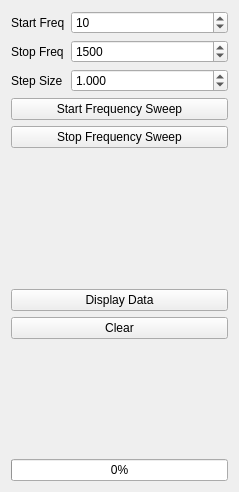
<?xml version="1.0" encoding="UTF-8"?>
<ui version="4.0">
 <class>Form</class>
 <widget class="QWidget" name="Form">
  <property name="geometry">
   <rect>
    <x>0</x>
    <y>0</y>
    <width>239</width>
    <height>492</height>
   </rect>
  </property>
  <property name="sizePolicy">
   <sizepolicy hsizetype="Preferred" vsizetype="Preferred">
    <horstretch>0</horstretch>
    <verstretch>0</verstretch>
   </sizepolicy>
  </property>
  <property name="windowTitle">
   <string>Form</string>
  </property>
  <layout class="QGridLayout" name="gridLayout">
   <item row="0" column="0">
    <layout class="QFormLayout" name="formLayout">
     <property name="fieldGrowthPolicy">
      <enum>QFormLayout::AllNonFixedFieldsGrow</enum>
     </property>
     <item row="3" column="0" colspan="2">
      <widget class="QPushButton" name="pushButton">
       <property name="text">
        <string>Start Frequency Sweep</string>
       </property>
      </widget>
     </item>
     <item row="4" column="0" colspan="2">
      <widget class="QPushButton" name="pushButton_6">
       <property name="text">
        <string>Stop Frequency Sweep</string>
       </property>
      </widget>
     </item>
     <item row="6" column="0" colspan="2">
      <spacer name="verticalSpacer">
       <property name="orientation">
        <enum>Qt::Vertical</enum>
       </property>
       <property name="sizeHint" stdset="0">
        <size>
         <width>20</width>
         <height>40</height>
        </size>
       </property>
      </spacer>
     </item>
     <item row="7" column="0" colspan="2">
      <widget class="QPushButton" name="pushButton_2">
       <property name="text">
        <string>Display Data</string>
       </property>
      </widget>
     </item>
     <item row="8" column="0" colspan="2">
      <widget class="QPushButton" name="pushButton_3">
       <property name="text">
        <string>Clear</string>
       </property>
      </widget>
     </item>
     <item row="9" column="0" colspan="2">
      <spacer name="verticalSpacer_2">
       <property name="orientation">
        <enum>Qt::Vertical</enum>
       </property>
       <property name="sizeHint" stdset="0">
        <size>
         <width>20</width>
         <height>40</height>
        </size>
       </property>
      </spacer>
     </item>
     <item row="10" column="0" colspan="2">
      <widget class="QProgressBar" name="progress">
       <property name="value">
        <number>0</number>
       </property>
      </widget>
     </item>
     <item row="0" column="1">
      <widget class="QSpinBox" name="startFreq">
       <property name="minimum">
        <number>1</number>
       </property>
       <property name="maximum">
        <number>100000</number>
       </property>
       <property name="value">
        <number>10</number>
       </property>
      </widget>
     </item>
     <item row="1" column="1">
      <widget class="QSpinBox" name="stopFreq">
       <property name="minimum">
        <number>10</number>
       </property>
       <property name="maximum">
        <number>100000</number>
       </property>
       <property name="value">
        <number>1500</number>
       </property>
      </widget>
     </item>
     <item row="0" column="0">
      <widget class="QLabel" name="label">
       <property name="text">
        <string>Start Freq</string>
       </property>
      </widget>
     </item>
     <item row="1" column="0">
      <widget class="QLabel" name="label_2">
       <property name="text">
        <string>Stop Freq</string>
       </property>
      </widget>
     </item>
     <item row="2" column="0">
      <widget class="QLabel" name="label_3">
       <property name="text">
        <string>Step Size</string>
       </property>
      </widget>
     </item>
     <item row="5" column="0" colspan="2">
      <widget class="QLabel" name="msg">
       <property name="text">
        <string/>
       </property>
      </widget>
     </item>
     <item row="2" column="1">
      <widget class="QDoubleSpinBox" name="stepFreq">
       <property name="decimals">
        <number>3</number>
       </property>
       <property name="value">
        <double>1.000000000000000</double>
       </property>
      </widget>
     </item>
    </layout>
   </item>
  </layout>
 </widget>
 <resources/>
 <connections>
  <connection>
   <sender>pushButton</sender>
   <signal>clicked()</signal>
   <receiver>Form</receiver>
   <slot>startSweep()</slot>
   <hints>
    <hint type="sourcelabel">
     <x>124</x>
     <y>135</y>
    </hint>
    <hint type="destinationlabel">
     <x>94</x>
     <y>117</y>
    </hint>
   </hints>
  </connection>
  <connection>
   <sender>pushButton_2</sender>
   <signal>clicked()</signal>
   <receiver>Form</receiver>
   <slot>showData()</slot>
   <hints>
    <hint type="sourcelabel">
     <x>201</x>
     <y>270</y>
    </hint>
    <hint type="destinationlabel">
     <x>238</x>
     <y>157</y>
    </hint>
   </hints>
  </connection>
  <connection>
   <sender>pushButton_3</sender>
   <signal>clicked()</signal>
   <receiver>Form</receiver>
   <slot>clearData()</slot>
   <hints>
    <hint type="sourcelabel">
     <x>118</x>
     <y>303</y>
    </hint>
    <hint type="destinationlabel">
     <x>238</x>
     <y>211</y>
    </hint>
   </hints>
  </connection>
  <connection>
   <sender>pushButton_6</sender>
   <signal>clicked()</signal>
   <receiver>Form</receiver>
   <slot>stopSweep()</slot>
   <hints>
    <hint type="sourcelabel">
     <x>155</x>
     <y>157</y>
    </hint>
    <hint type="destinationlabel">
     <x>238</x>
     <y>117</y>
    </hint>
   </hints>
  </connection>
  <connection>
   <sender>startFreq</sender>
   <signal>valueChanged(int)</signal>
   <receiver>Form</receiver>
   <slot>setStartFreq(int)</slot>
   <hints>
    <hint type="sourcelabel">
     <x>208</x>
     <y>29</y>
    </hint>
    <hint type="destinationlabel">
     <x>235</x>
     <y>38</y>
    </hint>
   </hints>
  </connection>
  <connection>
   <sender>stopFreq</sender>
   <signal>valueChanged(int)</signal>
   <receiver>Form</receiver>
   <slot>setStopFreq(int)</slot>
   <hints>
    <hint type="sourcelabel">
     <x>205</x>
     <y>58</y>
    </hint>
    <hint type="destinationlabel">
     <x>234</x>
     <y>73</y>
    </hint>
   </hints>
  </connection>
 </connections>
 <slots>
  <slot>startSweep()</slot>
  <slot>set_sine(int)</slot>
  <slot>showData()</slot>
  <slot>clearData()</slot>
  <slot>deletePoint()</slot>
  <slot>stopSweep()</slot>
  <slot>setStartFreq(int)</slot>
  <slot>setStopFreq(int)</slot>
  <slot>setFreqStep(int)</slot>
 </slots>
</ui>
